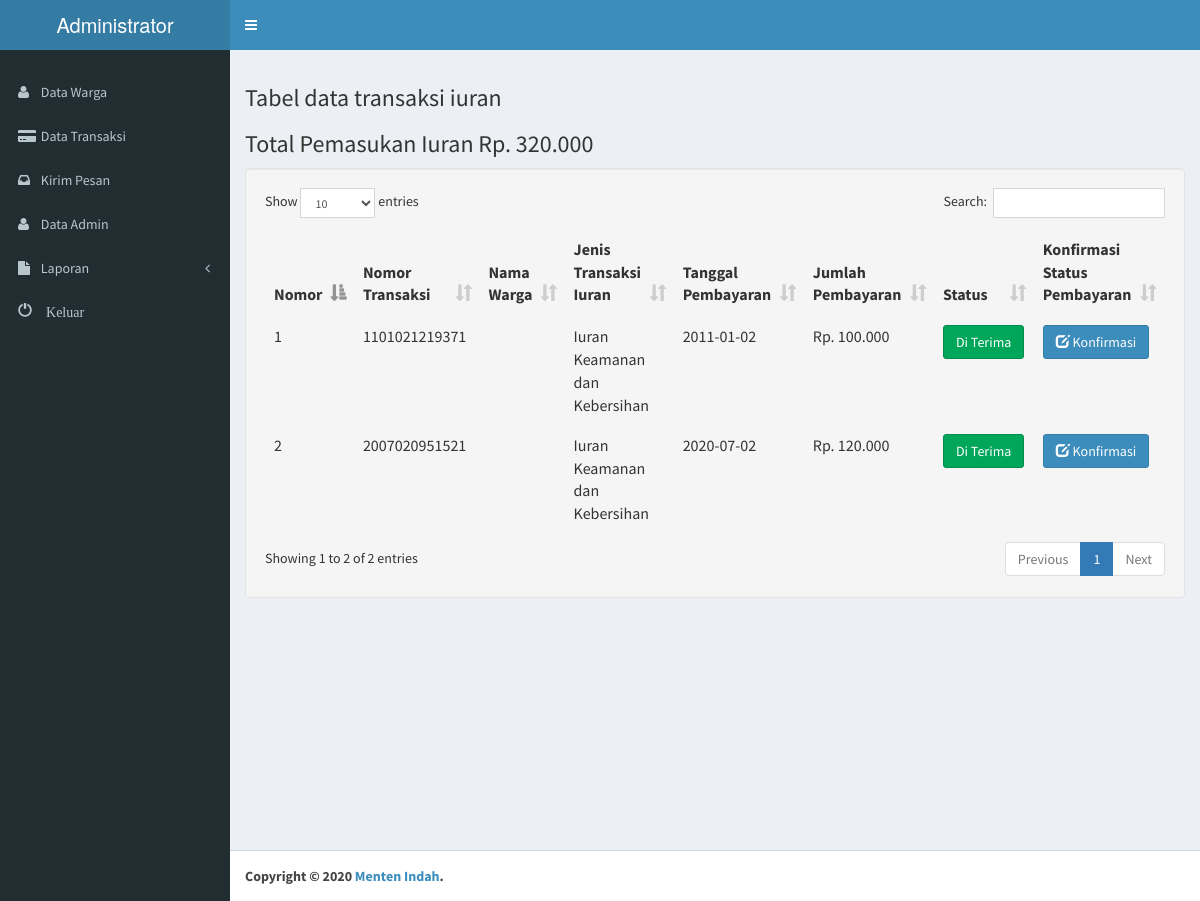
The app's page /admin/data_transaksi.php (signed in) with its own data.
### tables this page shows
CREATE TABLE `transaksi` (
  `id_transaksi` varchar(15) NOT NULL,
  `id_muzakki` varchar(6) NOT NULL,
  `nama_muzakki` varchar(50) NOT NULL,
  `no_transaksi` varchar(14) NOT NULL,
  `jenis_zakat` varchar(30) NOT NULL,
  `bukti_transfer` text NOT NULL,
  `jumlah_bayar` int(8) NOT NULL,
  `nama_bank` varchar(10) NOT NULL,
  `atas_nama` varchar(50) NOT NULL,
  `rekening_bank_tujuan` varchar(10) NOT NULL,
  `jumlah_bayar_konfirmasi` int(8) NOT NULL,
  `tgl_bayar` date NOT NULL,
  `keterangan` text NOT NULL,
  `status` int(3) NOT NULL
);

### admin/config/fungsi.php (called while the page is built, shortened)
<?php
function tampildatatransaksi()
{
	global $konek;
	$sql = "SELECT * FROM transaksi WHERE status IN(1,2,3)";
	$result = mysqli_query($konek, $sql) or die('gagal menampilkan data');
	return $result;
}
function tampiljumlahtransaksiperid()
{
	global $konek;
	$sql = "SELECT SUM(jumlah_bayar) AS jumlah FROM transaksi";
	$result = mysqli_query($konek, $sql) or die('gagal menampilkan data');
	return $result;
}
function rupiah($angka)
{
	$jadi = number_format($angka, 0, ',', '.');
	return $jadi;
}

### admin/data_transaksi.php (the view, shortened to what this page needs)
<?php include 'head_admin.php';
$result = tampildatatransaksi();
$result2 = tampiljumlahtransaksiperid();
?>
<link rel="stylesheet" type="text/css" href="media/css/dataTables.bootstrap.css">
<div class="content-wrapper">
	<section class="content">
		<h3>Tabel data transaksi iuran</h3>
		<?php while ($d = mysqli_fetch_assoc($result2)) { ?>
			<h3>Total Pemasukan Iuran Rp. <?= rupiah($d['jumlah']); ?></h3>
		<?php } ?>
		<div class="well">
			<table id="warga" class="table table-bordered">
				<thead>
					<tr>
						<th>Nomor</th>
						<th>Nomor Transaksi</th>
						<th>Nama Warga</th>
						<th>Jenis Transaksi Iuran</th>
						<th>Tanggal Pembayaran</th>
						<th>Jumlah Pembayaran</th>
						<th>Status</th>
						<th>Konfirmasi Status Pembayaran</th>
					</tr>
				</thead>
				<tbody>
					<?php
					$no = 1;
					while ($a = mysqli_fetch_assoc($result)) {
					?>
						<tr>
							<td><?php echo  $no; ?></td>
							<td><?php echo  $a['no_transaksi']; ?></td>
							<td><?php echo  $a['nama_warga']; ?></td>
							<td><?php echo  $a['jenis_zakat']; ?></td>
							<td><?php echo  $a['tgl_bayar']; ?></td>
							<td>Rp. <?php echo  rupiah($a['jumlah_bayar']); ?></td>
							<td><?php if ($a['status'] == "1") {
									echo "<p class='btn btn-warning'>Menunggu Konfirmasi</p>";
								} elseif ($a['status'] == "2") {
									echo "<p class='btn btn-success'>Di Terima</a>";
								} else {
									echo "<p class='btn btn-danger'>Di Tolak</a>";
								} ?>
							</td>
							<td><a href="cek_transaksi.php?id=<?= $a['id_transaksi']; ?>" class="btn btn-primary btn-primary"><span class="glyphicon glyphicon-edit"></span> Konfirmasi</a></td>
						</tr>
					<?php
						$no++;
					}
					?>
				</tbody>
			</table>
		</div>
	</section>
</div>
<?php include 'foot_admin.php'; ?>

### admin/head_admin.php (shortened to what this page needs)
<html>
<head>
  <link rel="stylesheet" type="text/css" href="media/css/dataTables.bootstrap.css">
  <link rel="stylesheet" href="bootstrap/css/bootstrap.min.css">
  <link rel="stylesheet" href="font-awesome/css/font-awesome.min.css">
  <link rel="stylesheet" href="font-awesome/ion/css/ionicons.min.css">
  <link rel="stylesheet" href="dist/css/AdminLTE.min.css">
  <link rel="stylesheet" href="plugins/jQueryUI/jquery-ui.css">
  <link rel="stylesheet" href="dist/css/skins/skin-blue.min.css">
</head>
<body class="hold-transition skin-blue sidebar-mini">
  <div class="wrapper">
    <header class="main-header">
      <a href="index2.html" class="logo">
        <span class="logo-lg">Administrator</span>
      </a>
      <nav class="navbar navbar-static-top" role="navigation">
        <a href="#" class="sidebar-toggle" data-toggle="offcanvas" role="button">
        </a>
      </nav>
    </header>
    <aside class="main-sidebar">
      <section class="sidebar">
        <div class="user-panel">
          <div class="pull-left info">
          </div>
        </div>
        <ul class="sidebar-menu">
          <li><a href="data_warga.php"><i class="fa fa-user"></i> <span>Data Warga</span></a></li>
          <li><a href="data_transaksi.php"><i class="fa fa-credit-card-alt"></i> <span>Data Transaksi</span></a></li>
          <li><a href="konfirmpesan.php"><i class="fa fa-inbox"></i> <span>Kirim Pesan</span></a></li>
          <li><a href="data_admin.php"><i class="fa fa-user"></i> <span>Data Admin </span></a></li>
          <li class="treeview">
            <a href="#"><i class="fa fa-file"></i> <span>Laporan</span> <i class="fa fa-angle-left pull-right"></i></a>
          </li>
          <li><a href="logout.php"><span class="glyphicon glyphicon-off"> Keluar</a></li>
        </ul>
      </section>
    </aside>

### admin/foot_admin.php (shortened to what this page needs)
<footer class="main-footer">
  <strong>Copyright &copy; 2020 <a href="#">Menten Indah</a>.</strong>
</footer>
</div>
</body>
</html>

### records on screen
transaksi: no_transaksi "1101021219371", jenis_zakat "Iuran Keamanan dan Kebersihan", tgl_bayar "2011-01-02", jumlah_bayar "100.000", status "Di Terima"
transaksi: no_transaksi "2007020951521", jenis_zakat "Iuran Keamanan dan Kebersihan", tgl_bayar "2020-07-02", jumlah_bayar "120.000", status "Di Terima"

### other values on screen
rupiah($d['jumlah']) "320.000"
